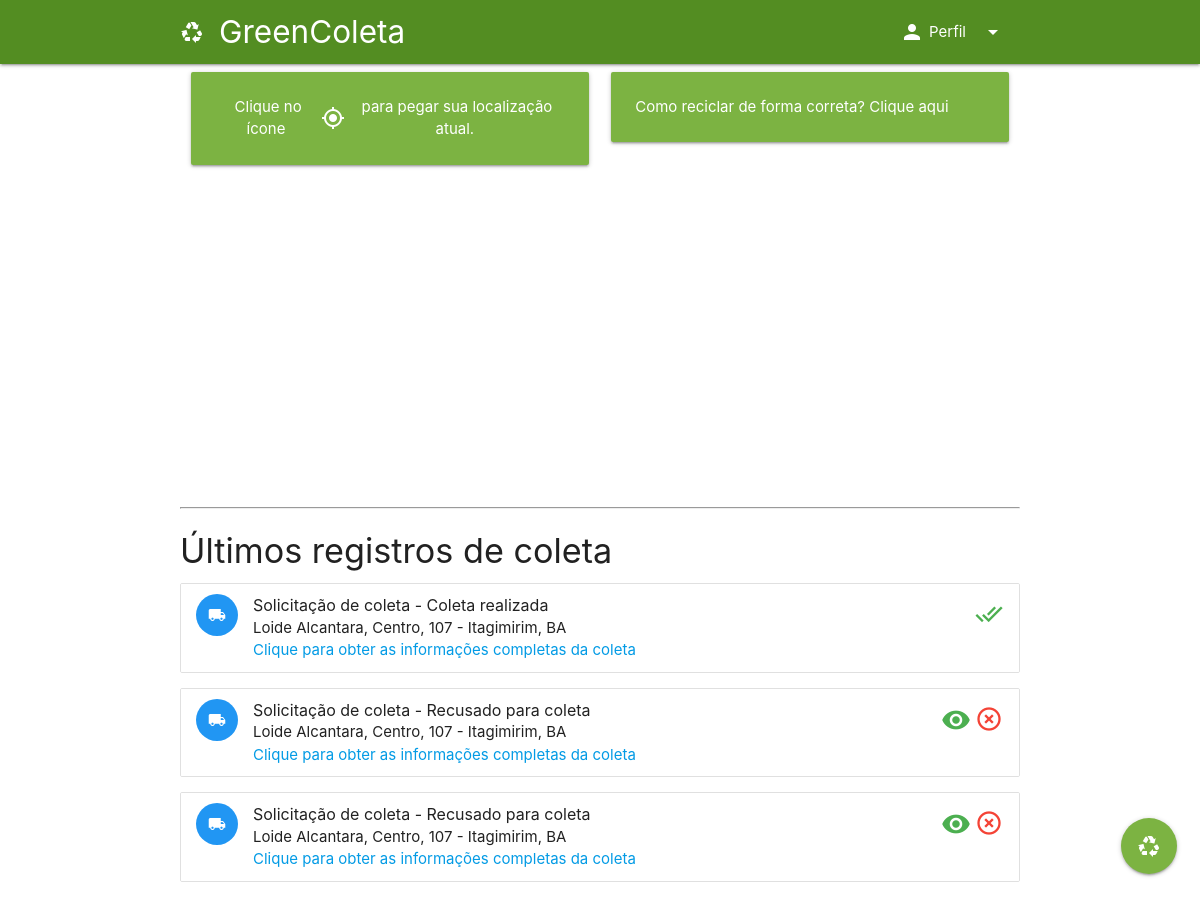
Screenshot of /auth/index.php (signed in) with the database file from the repository.
### tables this page shows
CREATE TABLE `coletas` (
  `id` int(11) NOT NULL,
  `id_user` int(11) NOT NULL,
  `id_coletor` int(11) DEFAULT NULL,
  `data` timestamp NOT NULL DEFAULT current_timestamp(),
  `papel` char(1) NOT NULL DEFAULT 'N',
  `plastico` char(1) NOT NULL DEFAULT 'N',
  `metal` char(1) NOT NULL DEFAULT 'N',
  `vidro` char(1) NOT NULL DEFAULT 'N',
  `ferro` char(1) NOT NULL DEFAULT 'n',
  `papelao` char(1) NOT NULL DEFAULT 'N',
  `eletronicos` char(1) NOT NULL DEFAULT 'N',
  `imagem` varchar(255) NOT NULL,
  `cep` varchar(50) NOT NULL,
  `rua` varchar(75) NOT NULL,
  `cidade` varchar(50) NOT NULL,
  `bairro` varchar(75) NOT NULL,
  `estado` varchar(20) NOT NULL,
  `numero` varchar(255) NOT NULL,
  `ponto_referencia` varchar(255) NOT NULL,
  `situacao` int(1) NOT NULL DEFAULT 0,
  `observacao` text DEFAULT NULL,
  `observacao_coletor` text DEFAULT NULL,
  `token` varchar(255) NOT NULL
);

### auth/config/auth.php (called while the page is built, shortened)
<?php
$db = new Database();
$auth = new Auth($db);
$coletas = new Coleta($db);
if ($auth->autenticarPorSessao()) {
    $user = $auth->getDetalhesUsuarioLogado();
} else {
    $auth->destruirSessaoEcookie();
    exit;
}

### config/Database.php (called while the page is built)
<?php
class Database {
    private $hostname = 'localhost';
    private $username = 'root';
    private $password = '';
    private $database = 'greencoleta';
    private $pdo;
    public function __construct() {
        try {
            $this->pdo = new PDO("mysql:host=$this->hostname;dbname=$this->database", $this->username, $this->password);
            $this->pdo->setAttribute(PDO::ATTR_ERRMODE, PDO::ERRMODE_EXCEPTION);
        } catch (PDOException $e) {
            die("Erro na conexão com o banco de dados: " . $e->getMessage());
        }
    }
    public function getPDO() {
        return $this->pdo;
    }
}
?>

### auth/classes/Auth.php (called while the page is built, shortened)
<?php
include_once 'User.php';
class Auth
{
    private $db;
    public function __construct(Database $db)
    {
        $this->db = $db;
    }
    public function getDetalhesUsuarioLogado()
    {
        if (isset($_SESSION['user_id'])) {
            $userId = $_SESSION['user_id'];
            $user = new User($this->db);
            return $user->getDadosUsuario($userId);
        } else {
            return null;
        }
    }
}

### auth/classes/User.php (called while the page is built, shortened)
<?php
class User
{
    private $db;
    public function __construct(Database $db)
    {
        $this->db = $db;
    }
    public function getDadosUsuario($userId)
    {
        $sql = "SELECT * FROM usuario WHERE id = :id";
        $stmt = $this->db->getPdo()->prepare($sql);
        $stmt->bindParam(':id', $userId);
        $stmt->execute();
        return $stmt->fetch(PDO::FETCH_ASSOC);
    }
}

### auth/classes/Coleta.php (called while the page is built, shortened)
<?php
class Coleta {
	private $db;
	public function __construct(Database $db)
	{
		$this->db = $db;
	}
	public function situacao($tipo)
	{
		$result = array(
			'txt' => '',
			'icon' => '',
			'color' => ''
		);
		switch ($tipo) {
			case 2:
			$result['txt'] = 'Recusado para coleta';
			$result['icon'] = 'highlight_off';
			$result['color'] = 'red';
			break;
        case 4:
        $result['txt'] = 'Coleta realizada';
        $result['icon'] = 'done_all';
        $result['color'] = 'green';
        break;
    }
    return $result;
}
public function coletasRecentes($id_user)
{
	$sql = "SELECT * FROM coletas WHERE id_user = :id ORDER BY data DESC LIMIT 3";
	$stmt = $this->db->getPdo()->prepare($sql);
	$stmt->bindParam(':id', $id_user);
	$stmt->execute();
	$fetch = $stmt->fetchAll(PDO::FETCH_ASSOC);
	return $fetch;
}
}

### auth/home.php (the view, shortened to what this page needs)
<div class="container">
    <div class="row">
        <div class="col s12 m6">
            <div class="card-panel light-green darken-1">
                <span class="white-text valign-wrapper center-align">Clique no ícone&nbsp<i class="material-icons">gps_fixed</i>&nbsppara pegar sua localização atual.
                </span>
            </div>
        </div>
        <div class="col s12 m6">
            <div class="card-panel light-green darken-1" id="tutorial" style="cursor:pointer">
                <span class="white-text">Como reciclar de forma correta? Clique aqui
                </span>
            </div>
        </div>
    </div>
    <div class="col s12" style="margin-top: 20px;">
        <div id='map' style='width: 100%; height: 300px;'></div>
    </div>
    <div class="fixed-action-btn toolbar">
        <a class="btn-floating btn-large light-green darken-1 modal-trigger" href="#modal1">
            <i class="large material-icons">recycling</i>
        </a>
    </div>
    <hr>
    <h4>Últimos registros de coleta</h4>
<?php
$fetch = $coletas->coletasRecentes($user['id']);
foreach($fetch as $col)
{
    $situacao = $coletas->situacao($col['situacao']);
    $modalId = "modalRecusa_" . $col['id'];
    ?>
    <ul class="collection">
        <li class="collection-item avatar">
            <i class="material-icons circle blue">local_shipping</i>
            <span class="title">Solicitação de coleta - <?= $situacao['txt'] ?></span>
            <p><?= $col['rua'] ?>, <?= $col['bairro'] ?>, <?= $col['numero'] ?> - <?= $col['cidade'] ?>, <?= $col['estado'] ?><br>
                <a href="coleta/<?= $col['id'] ?>">Clique para obter as informações completas da coleta</a>
            </p>
            <?php
            if($col['situacao'] == 2){
                ?>
                <a style="cursor: pointer;" class="modal-trigger secondary-content tooltipped" href="#<?= $modalId ?>" data-position="top" data-tooltip="VISUALIZAR OBSERVAÇÃO DE RECUSA" >
                  <i class="material-icons green-text float-right" style="font-size: 30px; margin-right: 32px;">visibility</i>
                </a>
            <?php } ?>
            <a style="cursor:pointer;" class="secondary-content tooltipped" data-position="top" data-tooltip="<?= $situacao['txt'] ?>" style="margin-right: 25px;">
                <i style="font-size: 28px;" class="material-icons <?= $situacao['color'] ?>-text float-right"><?= $situacao['icon'] ?></i>
            </a>
        </li>
    </ul>
<?php } ?>
</div>

### rows the page displays
coletas: situacao "Coleta realizada", rua "Loide Alcantara", bairro "Centro", numero "107", cidade "Itagimirim", estado "BA"
coletas: situacao "Recusado para coleta", rua "Loide Alcantara", bairro "Centro", numero "107", cidade "Itagimirim", estado "BA"
coletas: situacao "Recusado para coleta", rua "Loide Alcantara", bairro "Centro", numero "107", cidade "Itagimirim", estado "BA"
